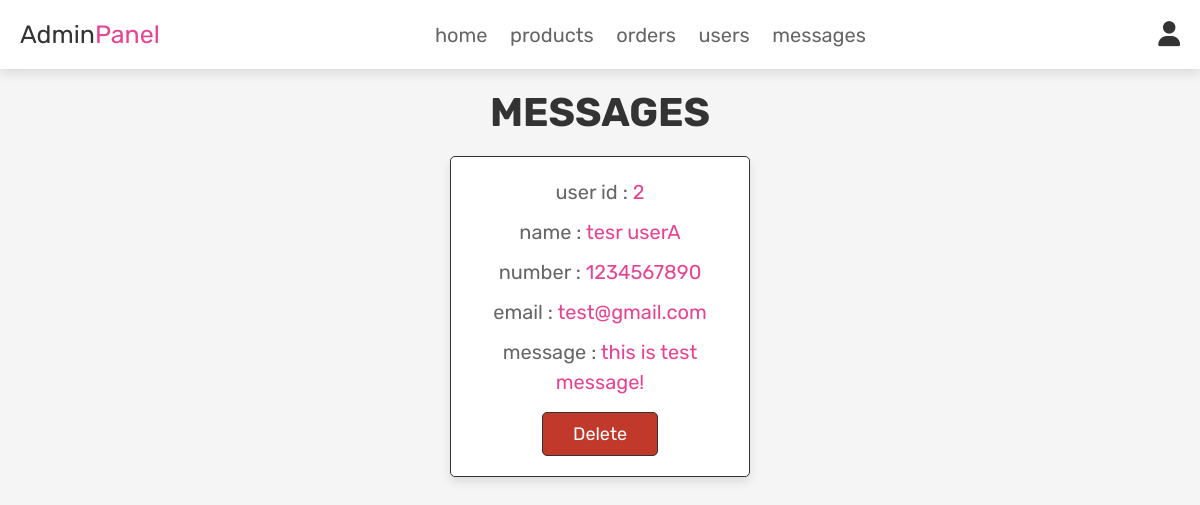
The app's page /admin_contacts.php (signed in) with its own data.
### tables this page shows
CREATE TABLE `message` (
  `id` int(100) NOT NULL,
  `user_id` int(100) NOT NULL,
  `name` varchar(100) NOT NULL,
  `email` varchar(100) NOT NULL,
  `number` varchar(12) NOT NULL,
  `message` varchar(500) NOT NULL
);

### admin_contacts.php (the view, shortened to what this page needs)
<?php
require('./config.php');
?>
<!DOCTYPE html>
<html lang="en">
<head>
    <link rel="stylesheet" href="https://cdnjs.cloudflare.com/ajax/libs/font-awesome/6.4.2/css/all.min.css">
    <link rel="stylesheet" href="./assets/css/admin_style.css">
</head>
<body>
<?php require('./admin_header.php'); ?>
<section class="messages">
    <h1 class="title">messages</h1>
    <div class="box-container">
        <?php
            $select_message = $conn->prepare("SELECT * FROM `message`");
            $select_message->execute();
            if($select_message->rowCount() >0){
                while($fetch_message = $select_message->fetch(PDO::FETCH_ASSOC)){
        ?>
            <div class="box">
                <p>user id : <span><?= $fetch_message['user_id']; ?></span></p>
                <p>name : <span><?= $fetch_message['name']; ?></span></p>
                <p>number : <span><?= $fetch_message['number']; ?></span></p>
                <p>email : <span><?= $fetch_message['email']; ?></span></p>
                <p>message : <span><?= $fetch_message['message']; ?></span></p>
                <a href="./admin_contacts.php?delete=<?=$fetch_message['id']; ?>"
                class="delete-btn" onclick="return confirm('delete this message?');">delete</a>
            </div>
        <?php
        }
        }else{
            echo '<p class="empty">you have no messages</p>';
        }
        ?>
    </div>
</section>
</body>
</html>

### assets/css/admin_style.css (style rules this page uses)
:root { --pink: #e84393; --red: #c0392b; --orange: #f39c12; --black: #333; --white: #fff; --light-color: #666; --light-white: #ccc; --light-bg: #f5f5f5; --border: 0.1rem solid var(--black); --box-shadow: 0 0.5rem 1rem rgba(0, 0, 0, 0.1); }
* { font-family: "Rubik", sans-serif; margin: 0; padding: 0; box-sizing: border-box; outline: 0; border: 0; text-decoration: none; transition: 0.2s linear; }
html { font-size: 62.5%; overflow-x: hidden; scroll-behavior: smooth; scroll-padding-top: 6.5rem; }
body { background: var(--light-bg); }
section { padding: 2rem; max-width: 1200px; margin: 0 auto; }
.btn, .delete-btn, .option-btn { display: inline-block; padding: 1rem 3rem; font-size: 1.8rem; color: var(--white); border: var(--border); border-radius: 0.5rem; margin-top: 1rem; text-transform: capitalize; cursor: pointer; }
.delete-btn { background: var(--red); }
.title { text-align: center; font-size: 4rem; color: var(--black); text-transform: uppercase; margin-bottom: 2rem; }
.messages .box-container { display: grid; grid-template-columns: repeat(auto-fit, 30rem); gap: 1.5rem; align-items: flex-start; justify-content: center; }
.messages .box-container .box { padding: 2rem; border: var(--border); border-radius: 0.5rem; box-shadow: var(--box-shadow); background: var(--white); text-align: center; }
.messages .box-container .box p { font-size: 2rem; color: var(--light-color); margin-bottom: 1rem; line-height: 1.5; }
.messages .box-container .box p span { color: var(--pink); }
.messages .box-container .box .delete-btn { margin-top: .5rem; }

### records on screen
message: user "2", name "tesr userA", number "1234567890", email "test@gmail.com", message "this is test message!"
